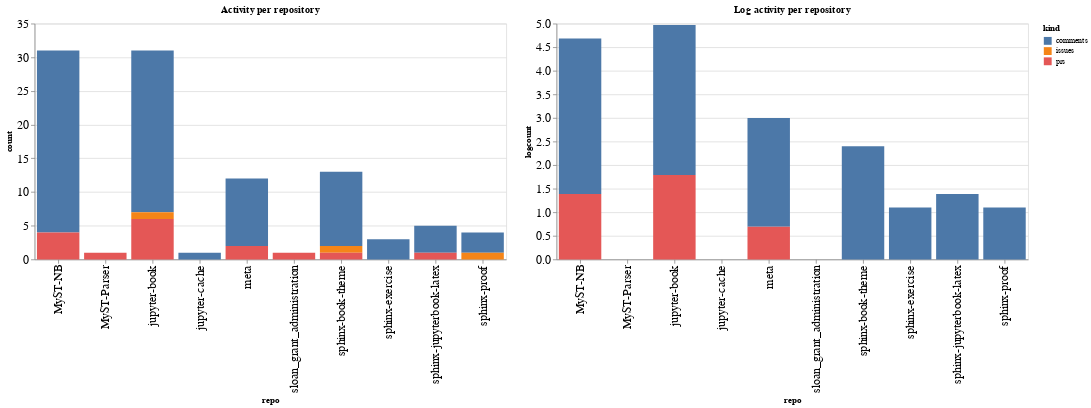

The cell this chart's notebook holds for it:
### Code cell
ch1 = alt.Chart(repo_summaries, width=600, title="Activity per repository").mark_bar().encode(
    x='repo',
    y='count',
    color='kind',
    tooltip="kind"
)

ch2 = alt.Chart(repo_summaries, width=600, title="Log activity per repository").mark_bar().encode(
    x='repo',
    y='logcount',
    color='kind',
    tooltip="kind"
)

ch1 | ch2

### Figure 1 — Vega-Lite specification as saved in the notebook (floating-point values rounded to 4 significant figures)
{"config": {"axisLeft": {"labelFontSize": 15}, "axisBottom": {"labelFontSize": 15}}, "hconcat": [{"mark": "bar", "encoding": {"color": {"type": "nominal", "field": "kind"}, "tooltip": {"type": "nominal", "field": "kind"}, "x": {"type": "nominal", "field": "repo"}, "y": {"type": "quantitative", "field": "count"}}, "title": "Activity per repository", "width": 600}, {"mark": "bar", "encoding": {"color": {"type": "nominal", "field": "kind"}, "tooltip": {"type": "nominal", "field": "kind"}, "x": {"type": "nominal", "field": "repo"}, "y": {"type": "quantitative", "field": "logcount"}}, "title": "Log activity per repository", "width": 600}], "data": {"name": "data-a80d778f7ee9665c930f63f4fd44f253"}, "$schema": "https://vega.github.io/schema/vega-lite/v4.8.1.json", "datasets": {"data-a80d778f7ee9665c930f63f4fd44f253": [{"repo": "MyST-NB", "kind": "comments", "count": 27, "logcount": 3.296}, {"repo": "MyST-NB", "kind": "prs", "count": 4, "logcount": 1.386}, {"repo": "MyST-Parser", "kind": "prs", "count": 1, "logcount": 0.0}, {"repo": "jupyter-book", "kind": "comments", "count": 24, "logcount": 3.178}, {"repo": "jupyter-book", "kind": "issues", "count": 1, "logcount": 0.0}, {"repo": "jupyter-book", "kind": "prs", "count": 6, "logcount": 1.792}, {"repo": "jupyter-cache", "kind": "comments", "count": 1, "logcount": 0.0}, {"repo": "meta", "kind": "comments", "count": 10, "logcount": 2.303}, {"repo": "meta", "kind": "prs", "count": 2, "logcount": 0.6931}, {"repo": "sloan_grant_administration", "kind": "prs", "count": 1, "logcount": 0.0}, {"repo": "sphinx-book-theme", "kind": "comments", "count": 11, "logcount": 2.398}, {"repo": "sphinx-book-theme", "kind": "issues", "count": 1, "logcount": 0.0}, {"repo": "sphinx-book-theme", "kind": "prs", "count": 1, "logcount": 0.0}, {"repo": "sphinx-exercise", "kind": "comments", "count": 3, "logcount": 1.099}, {"repo": "sphinx-jupyterbook-latex", "kind": "comments", "count": 4, "logcount": 1.386}, {"repo": "sphinx-jupyterbook-latex", "kind": "prs", "count": 1, "logcount": 0.0}, {"repo": "sphinx-proof", "kind": "comments", "count": 3, "logcount": 1.099}, {"repo": "sphinx-proof", "kind": "issues", "count": 1, "logcount": 0.0}]}}
